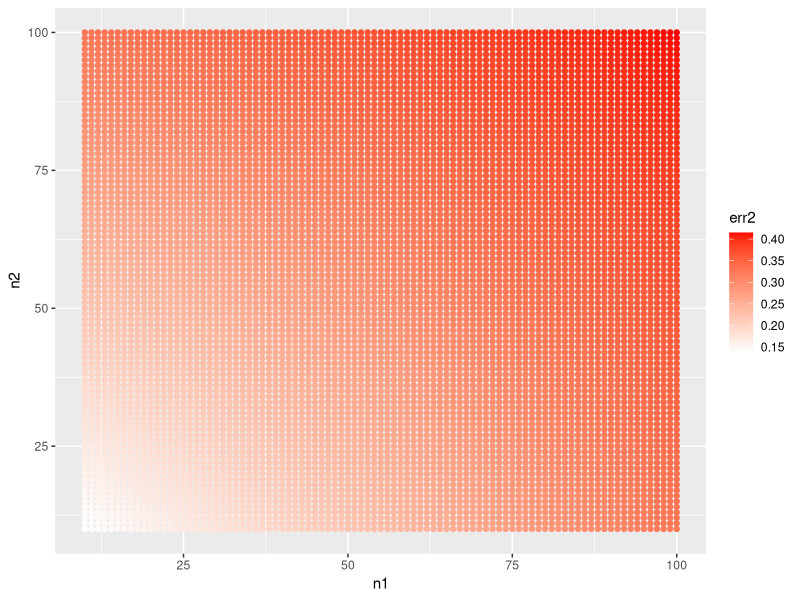
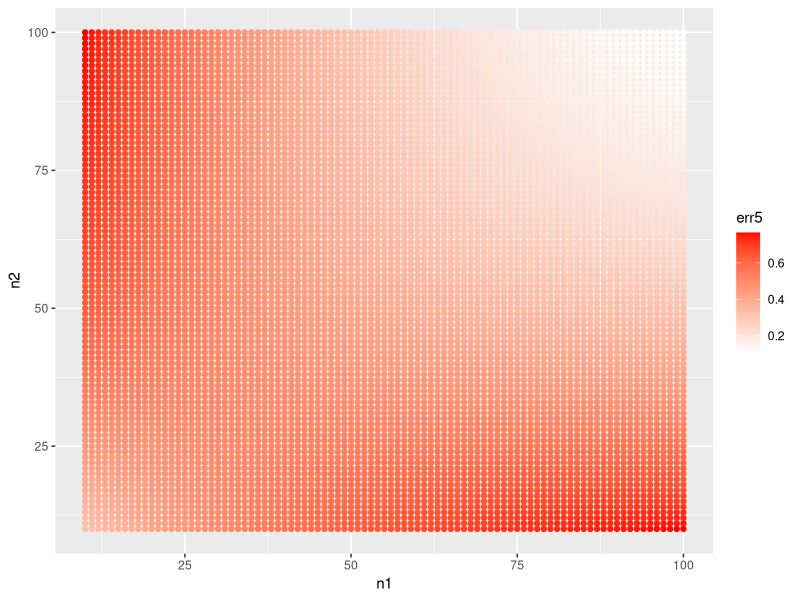
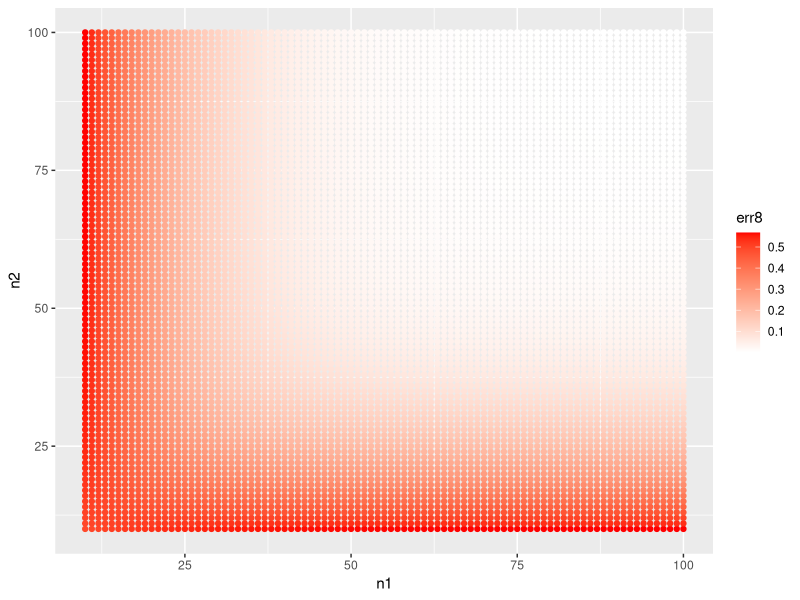
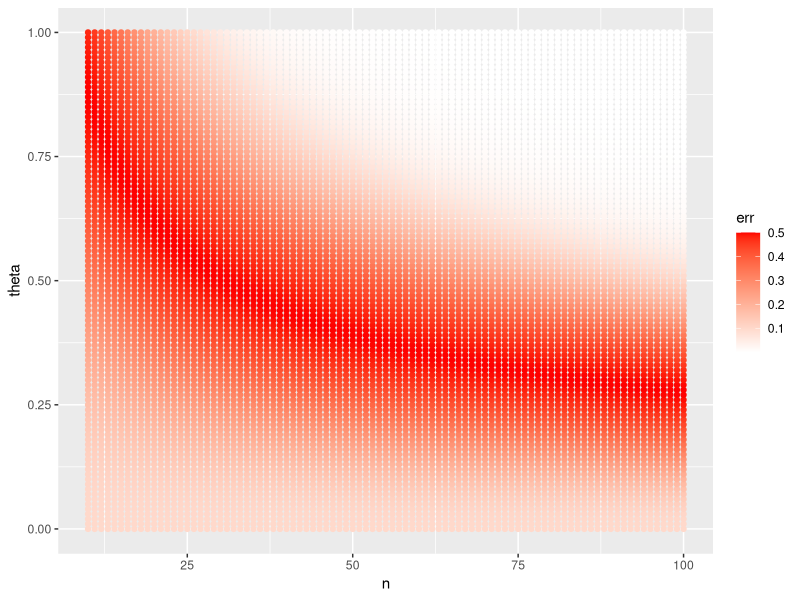

These figures' R source, in order:
## ---- chunk 1
library(ggplot2)
typeIerror = function(theta1, theta2, v1, v2, alpha=0.05, side='both'){
  if(side == 'both'){
    calpha = qnorm(1 - alpha/2)
  } else if(side == 'upper'){
    calpha = qnorm(1 - alpha)
  } else if (side == 'lower'){
    calpha = qnorm(alpha)
  } else {
    print("Must specify side as 'both', 'upper', or 'lower'. 
            Using default 'both' for 2-sided test.")
    calpha = qnorm(1 - alpha/2)
  }
  
  return(
    (pnorm(-calpha - theta1/sqrt(v1)) + 1 - pnorm(calpha - theta1/sqrt(v1))) *
    (pnorm(calpha - theta2/sqrt(v2)) + pnorm(-calpha - theta2/sqrt(v2))) +
      (pnorm(calpha - theta1/sqrt(v1)) + pnorm(-calpha - theta1/sqrt(v1))) *
      (pnorm(-calpha - theta2/sqrt(v2)) + 1 - pnorm(calpha - theta2/sqrt(v2)))
  )
}
tmp = setNames(data.frame(expand.grid(10:100, 10:100)), c('n1', 'n2'))
tmp$err0 = sapply(1:nrow(tmp), 
                  FUN=function(i) 
                    typeIerror(theta1 = 0, 
                               theta2 = 0, 
                               v1 = 2/tmp$n1[i], 
                               v2 = 2/tmp$n2[i]))
tmp$err2 = sapply(1:nrow(tmp), 
                  FUN=function(i) 
                    typeIerror(theta1 = 0.2, 
                               theta2 = 0.2, 
                               v1 = 2/tmp$n1[i], 
                               v2 = 2/tmp$n2[i]))
tmp$err5 = sapply(1:nrow(tmp), 
                  FUN=function(i) 
                    typeIerror(theta1 = 0.5, 
                               theta2 = 0.5, 
                               v1 = 2/tmp$n1[i], 
                               v2 = 2/tmp$n2[i]))
tmp$err8 = sapply(1:nrow(tmp), 
                  FUN=function(i) 
                    typeIerror(theta1 = 0.8, 
                               theta2 = 0.8, 
                               v1 = 2/tmp$n1[i], 
                               v2 = 2/tmp$n2[i]))

ggplot(tmp) + geom_point(aes(n1, n2, color=err2)) + 
  scale_color_gradient(low='white', high='red')

ggplot(tmp) + geom_point(aes(n1, n2, color=err5)) + 
  scale_color_gradient(low='white', high='red')

ggplot(tmp) + geom_point(aes(n1, n2, color=err8)) + 
  scale_color_gradient(low='white', high='red')

tmp2 = setNames(data.frame(expand.grid(10:100, 0.01*0:100)), c('n', 'theta'))
tmp2$err = sapply(1:nrow(tmp2), 
                  FUN=function(i) 
                    typeIerror(theta1 = tmp2$theta[i], 
                               theta2 = tmp2$theta[i], 
                               v1 = 2/tmp2$n[i], 
                               v2 = 2/tmp2$n[i]))
ggplot(tmp2) + geom_point(aes(n, theta, color=err)) +
  scale_color_gradient(low='white', high='red')
